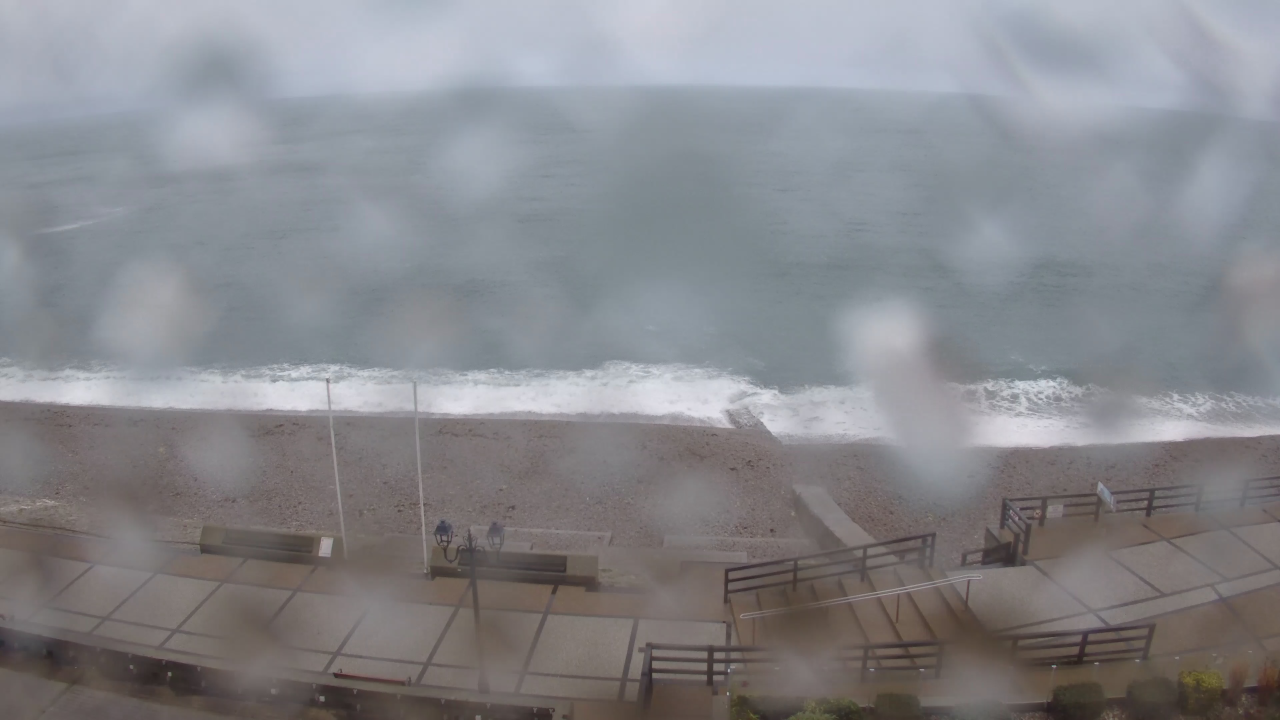
#> input picture testing_real/original_img/I_CAM1_20181202_080000.jpeg, 3840 x 2160 px, found by its file name (shown at 1/3 size); its folder holds 3 pictures in this run
$ python resize_down.py
#> lines starting #> are read from the running program, lines starting #| are printed output that depends on the picture
import cv2
import os
import numpy as np
import matplotlib.pyplot as plt

# CHANGE IMAGES PATH
os.chdir('/home/francisco/Desktop/raindrop_problem/model2/testing_real/original_img')

# OBTAIN IMAGES NAME
os.system('ls >> ~/Desktop/raindrop_problem/model2/name_img.txt')

# CHANGE PATH AND SAVE IMAGES NAME
os.chdir('/home/francisco/Desktop/raindrop_problem/model2/')

# LOAD NAMES
list_img = open('./name_img.txt','r')
#> (reads name_img.txt from the repository)
list_img = list(list_img.read().split('\n'))


# INPUTS SIZE
width  = 1280
height = 720
number = 1

print('Loading images!\n')

# LOOP TO CHANGE SIZE OF IMAGE
for img in list_img[:-1]:
	image_o = cv2.imread('./testing_real/original_img/'+img)
#> image_o is the input picture: shape (2160, 3840, 3); mean B, G, R 139.6, 135.3, 134.7
	image_f = cv2.resize(image_o, (width, height), interpolation = cv2.INTER_AREA)
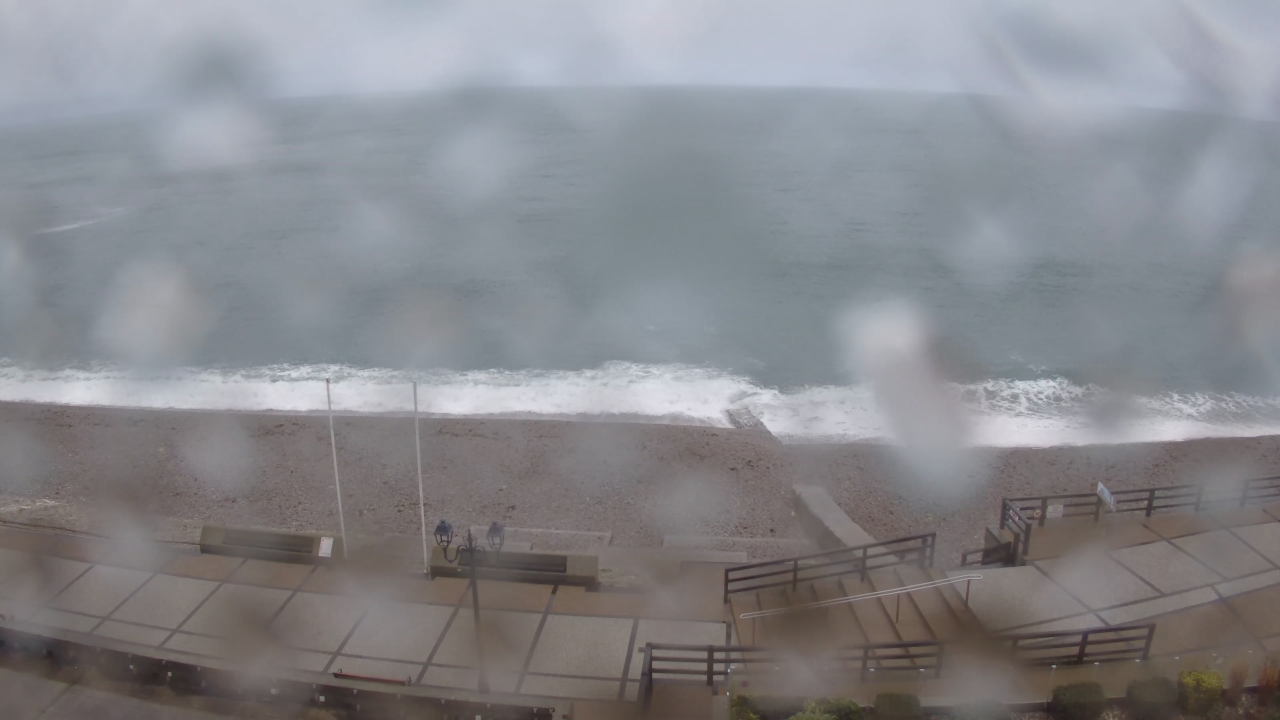
#> image_f: shape (720, 1280, 3); mean B, G, R 139.6, 135.3, 134.7
	cv2.imwrite('./testing_real/input_img/test_'+str(number).zfill(4)+'.png',image_f)
	number+=1
#> pass 2 of the loop `for img in list_img[:-1]:`:
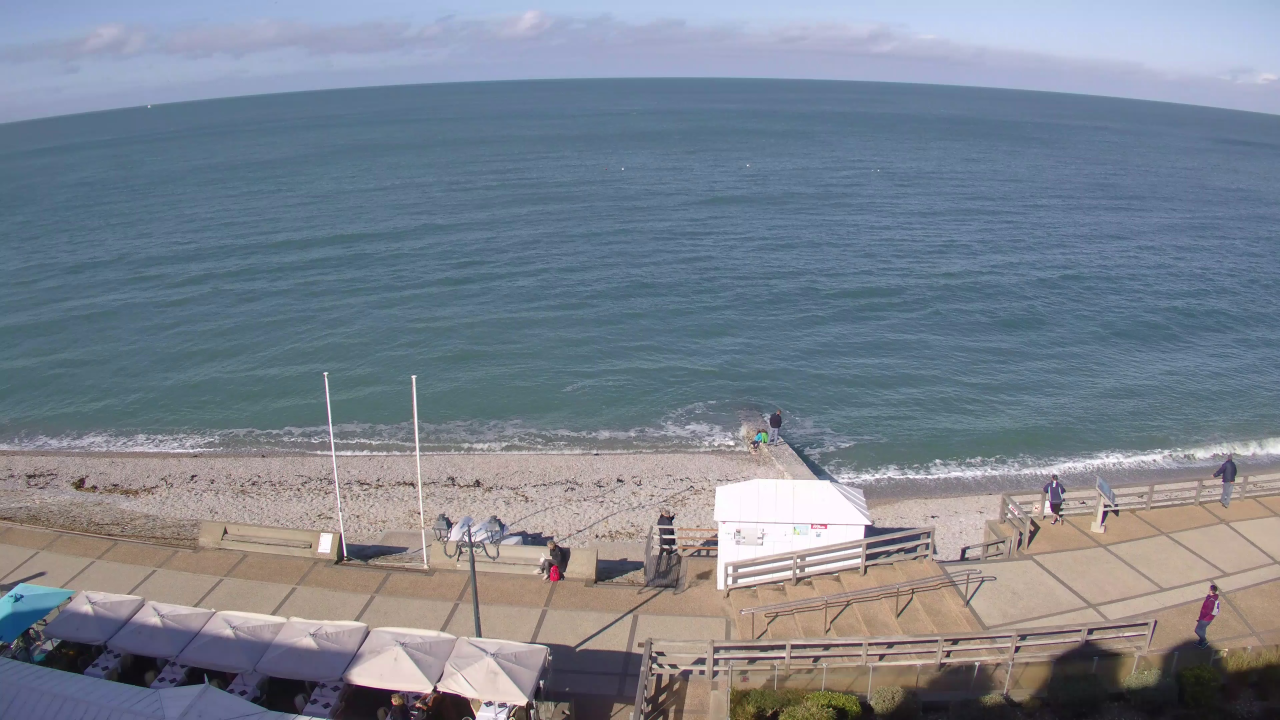
#> input picture testing_real/original_img/I_CAM1_20191017_110000.jpeg, 3840 x 2160 px, found by its file name (shown at 1/3 size)
#> image_o is the input picture: shape (2160, 3840, 3); mean B, G, R 143.2, 131.3, 123.2
#> `image_f = cv2.resize(image_o, (width, height), interpolation = cv2.INT..`:
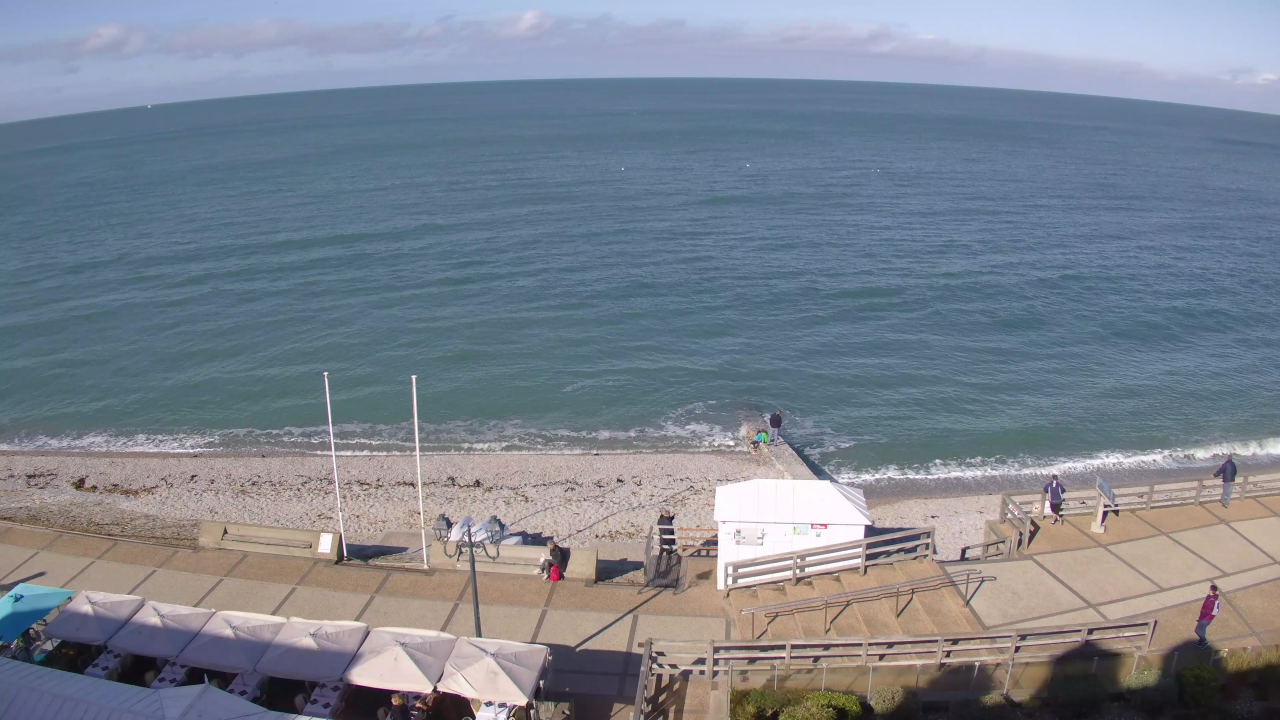
#> image_f: shape (720, 1280, 3); mean B, G, R 143.2, 131.3, 123.2
#> pass 3 of the loop `for img in list_img[:-1]:`:
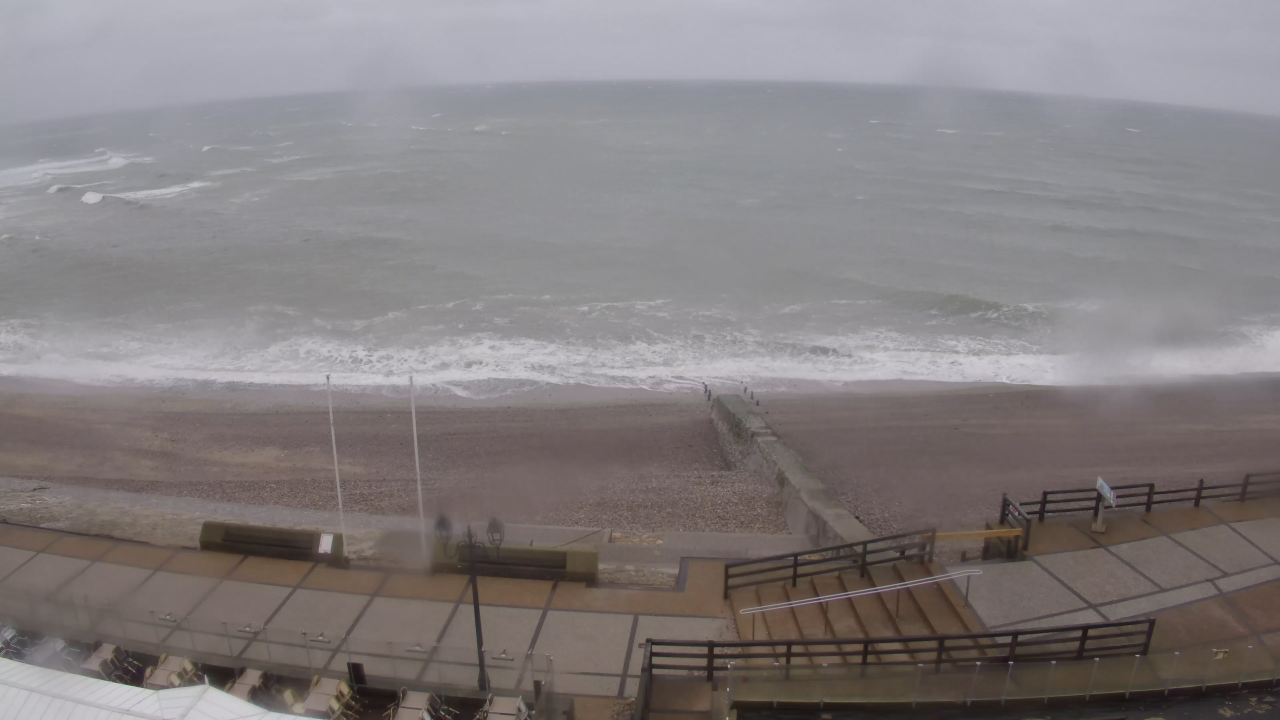
#> input picture testing_real/original_img/I_CAM1_20200320_150000.jpeg, 3840 x 2160 px, found by its file name (shown at 1/3 size)
#> image_o is the input picture: shape (2160, 3840, 3); mean B, G, R 127.3, 126.1, 131.6
#> `image_f = cv2.resize(image_o, (width, height), interpolation = cv2.INT..`:
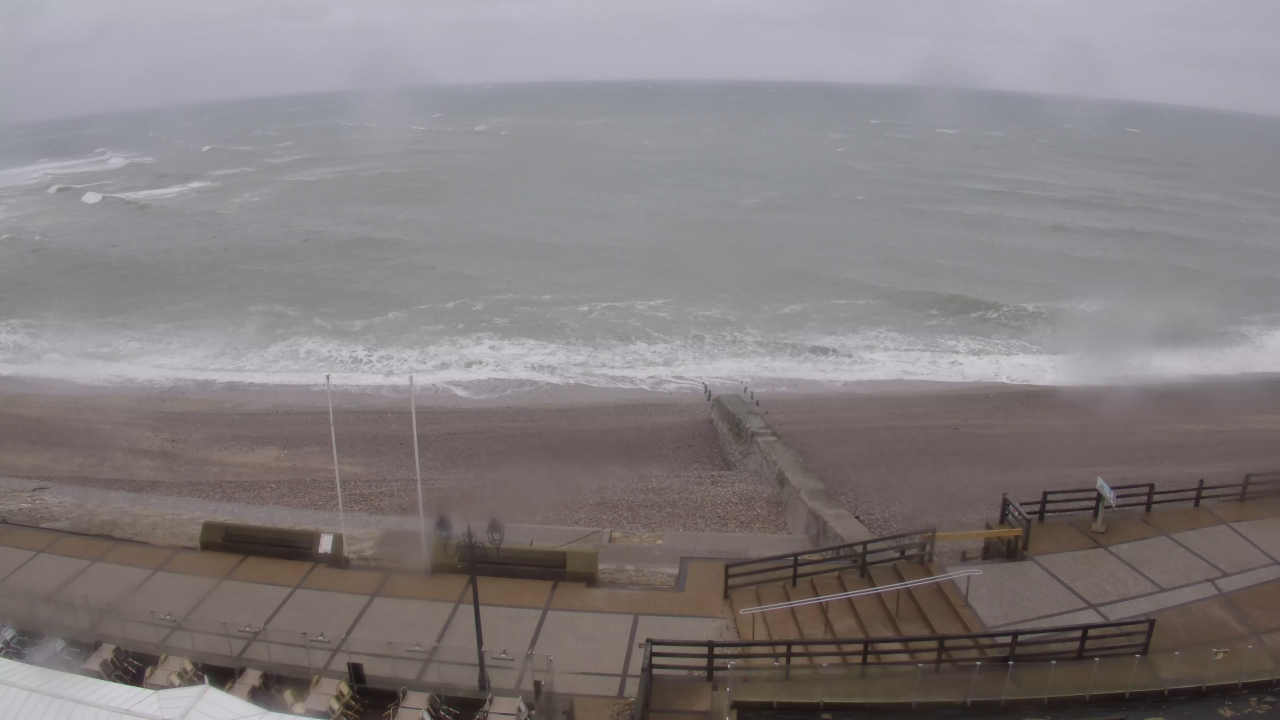
#> image_f: shape (720, 1280, 3); mean B, G, R 127.3, 126.1, 131.6

print('Images are ready!')
